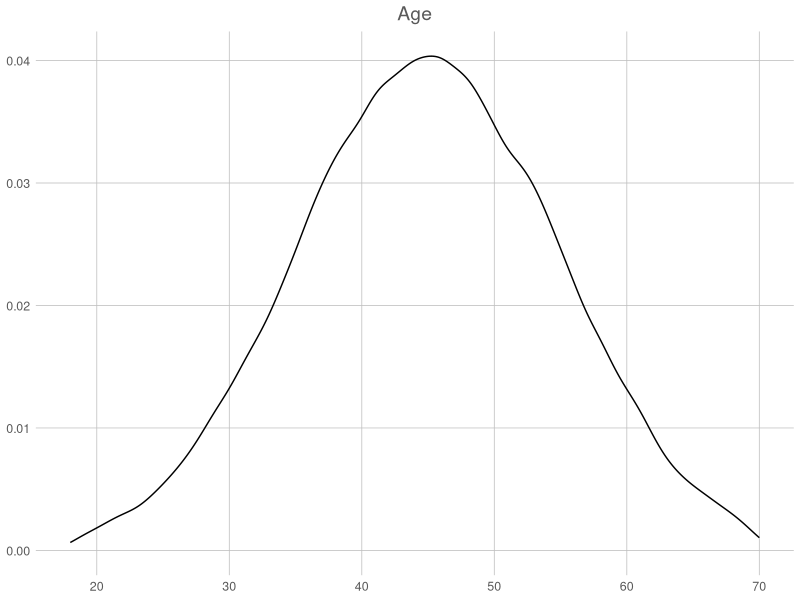
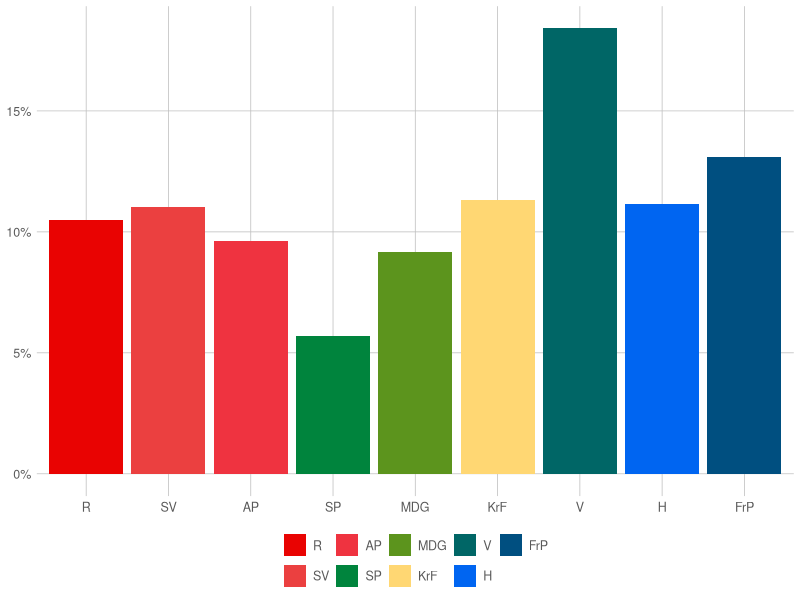
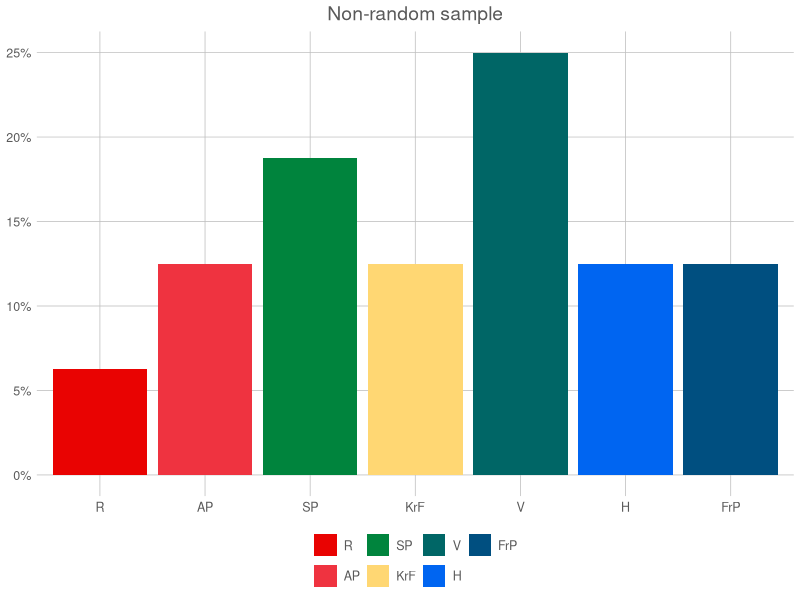
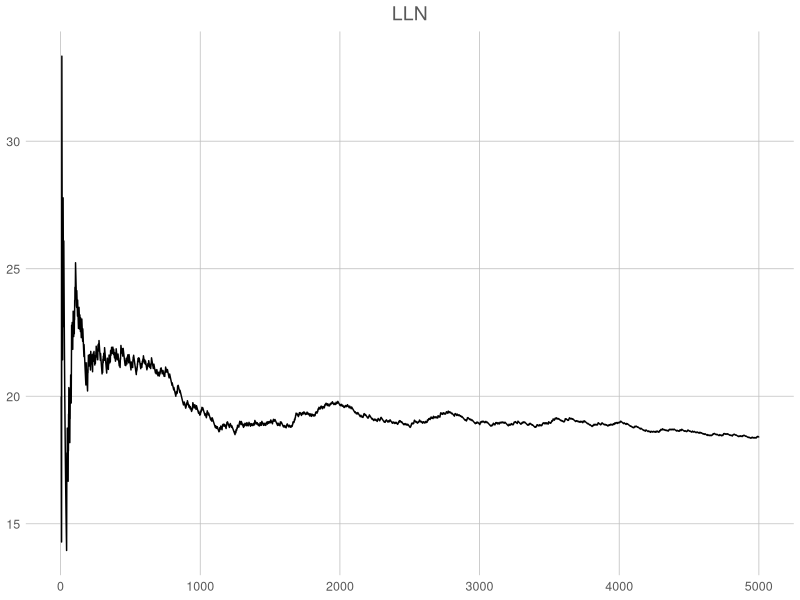
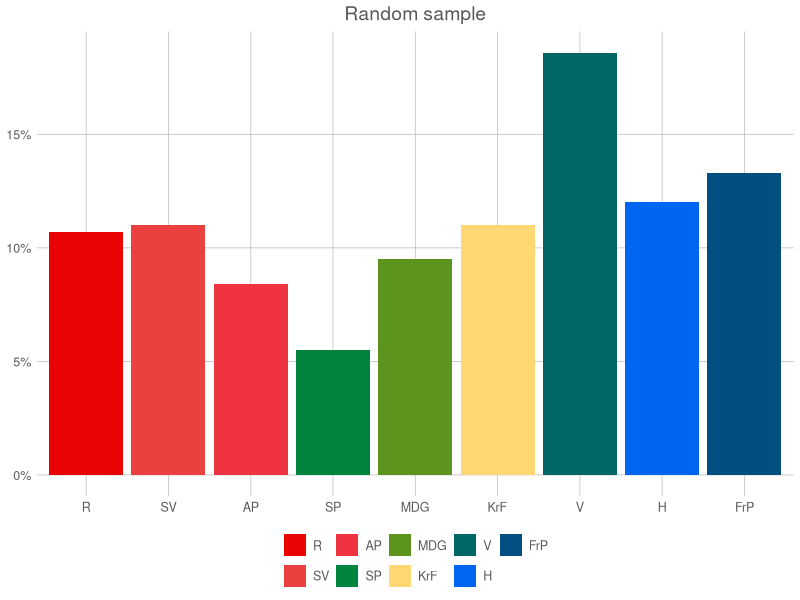
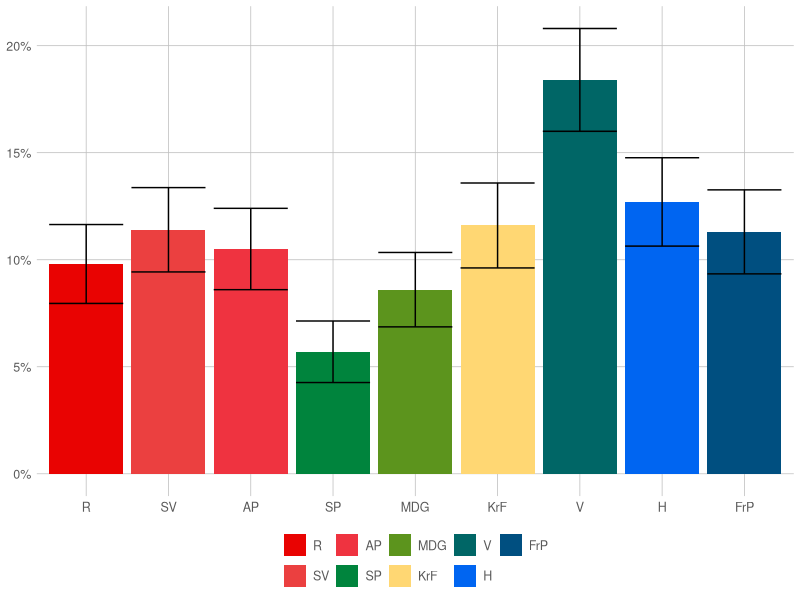

Generate these figures, in order, with R:
## ---- chunk 1
#| echo: false
#| warning: false
#| message: false
#| error: false
#| cache: true
library(tidyverse)
set.seed(4269420)


rtnorm <- function(n, mean, sd, a = -Inf, b = Inf){
    qnorm(runif(n, pnorm(a, mean, sd), pnorm(b, mean, sd)), mean, sd)
}
parti <- c("R", "SV", "AP", "SP", "MDG", "KrF", "V", "H", "FrP")

cor_sample <- function(data, pred, groups){
  pred = enquo(pred)
  data <- data %>%   
  mutate(x = case_when(!!pred < quantile(!!pred, 0.25) ~ sample(groups,n(), replace = TRUE, p = runif(n = length(groups))),
             !!pred < quantile(!!pred,0.5) ~ sample(groups,n(), replace = TRUE, p = runif(n = length(groups))),
             !!pred < quantile(!!pred,0.75) ~ sample(groups,n(), replace = TRUE, p = runif(n = length(groups))),
             TRUE ~ sample(groups,n(), replace = TRUE, p = runif(n = length(groups)))))

    return(data$x)
}

valgdata <- tibble(
  id = 1:100000,
  age = round(rtnorm(100000, 45, 10, a = 18, b = 70)),
  gender = sample(c("male", "female"), 100000, replace = TRUE),
  gnd_age = (ifelse(gender == "male", 2, 1)*age)
  
  ) %>% 
  mutate(vote = cor_sample(., gnd_age, parti)) %>% 
  mutate(vote = fct_relevel(vote, c("R", "SV", "AP", "SP", "MDG", "KrF", "V", "H", "FrP")))





colours <- c("R" = "#e90302", "SV" = "#EB4040",  "AP" = "#EF3340", "SP" = "#00843d", "MDG" = "#5c941d",
             "KrF" = "#ffd773", "V" = "#006666", "H" = "#0065f1", "FrP" = "#004F80")


election_plot <- function(.data, x){
  x = enquo(x)
  ggplot(.data, aes(!!x, fill = !!x)) +
  geom_bar(aes(y = (..count..)/sum(..count..))) +
  scale_fill_manual("legend", values = colours) +
  scale_y_continuous(labels = scales::percent_format()) +
  ggthemes::theme_excel_new()
}

venstre <- numeric(5000)
for (i in 1:5000) {
  venstre[i] <- valgdata %>% 
    select(vote) %>% 
    slice_head(n = i) %>% 
    count(vote) %>% 
    mutate(pr = n/sum(n)*100) %>% 
    filter(vote == "V") %>% 
    select(pr) %>% 
    as.numeric(.)
}

## ---- chunk 2
#| echo: false
#| message: false
#| warning: false
library(tidyverse)
theme_set(ggthemes::theme_excel_new())
ggplot(valgdata, aes(age)) +
 geom_density() +
 labs(title = "Age") 


election_plot(valgdata, vote)



## ---- chunk 3
#| echo: false
#| message: false
#| warning: false

election_plot(
  valgdata %>% slice_head(n = 100) %>% filter(age > 50, gender == "male"),
  vote
) +
  labs(title = "Non-random sample")
## ---- chunk 4
#| echo: false
#| message: false
#| warning: false
tibble(venstre, id = 1:5000) %>% 
  ggplot(aes(id, venstre)) +
  geom_line() +
  labs(x = "#Draws", y = "V %", title = "LLN")


## ---- chunk 5
#| echo: false
#| message: false
#| warning: false

election_plot(
  valgdata %>% slice_sample(n = 1000),
  vote
) +
  labs(title = "Random sample")


## ---- chunk 6
#| echo: false
#| message: false
#| warning: false


valgdata %>% 
  slice_sample(n = 1000) %>% 
  count(vote) %>% 
  mutate(
    per = n/sum(n),
    se = sqrt(per*(1-per)/1000),
    se_h = per+(1.96*se),
    se_l = per-(1.96*se)
  ) %>% 
  ggplot() +
  geom_col(aes(vote, per, fill = vote)) +
  geom_errorbar(aes(vote, ymin = se_l, ymax = se_h)) +
  scale_fill_manual("legend", values = colours) +
  scale_y_continuous(labels = scales::percent_format()) +
  labs(per = "", legend = "", x = "")
